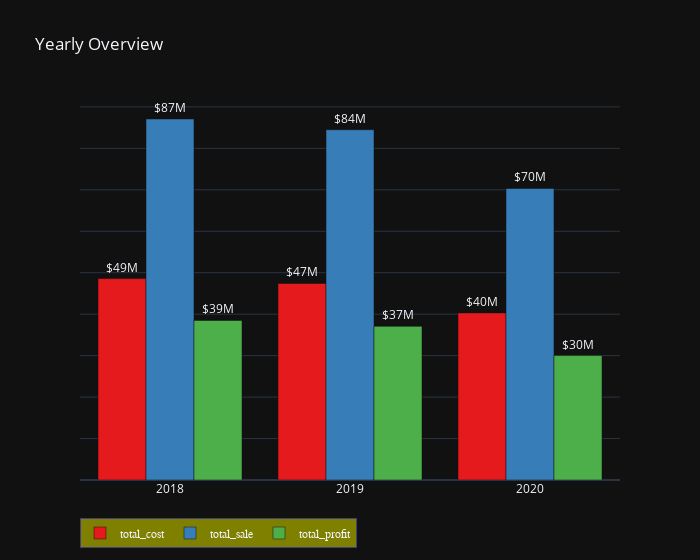

The cell this chart's notebook holds for it:
### Markdown cell above
#### Visualize the result

### Code cell
year_sum.year = year_sum.year.astype('str')

fig = px.bar(year_sum, 'year', ['total_cost', 'total_sale', 'total_profit'], width=700, 
             barmode='group', text_auto='$.2s', labels={'year':'', 'value':''},
             title='Yearly Overview', color_discrete_sequence=px.colors.qualitative.Set1)
fig.update_traces(textposition='outside', cliponaxis=False)
fig.update_yaxes(showticklabels=False)
fig.update_layout(legend = dict(
                        orientation='h',
                        title='',
                        font = dict(
                        family="Courier",
                        size=12,
                        ),
                        bgcolor='olive',
                        bordercolor='blue',
                        borderwidth=.5
                    ))

### Figure 1 — Plotly figure (JSON) as saved in the notebook; plotly's stock layout.template omitted (floating-point values rounded to 4 significant figures)
{"data": [{"alignmentgroup": "True", "cliponaxis": false, "hovertemplate": "variable=total_cost<br>=%{y}<extra></extra>", "legendgroup": "total_cost", "marker": {"color": "rgb(228,26,28)", "pattern": {"shape": ""}}, "name": "total_cost", "offsetgroup": "total_cost", "orientation": "v", "showlegend": true, "textposition": "outside", "texttemplate": "%{y:$.2s}", "type": "bar", "x": ["2018", "2019", "2020"], "xaxis": "x", "y": [48577780, 47422350, 40305100], "yaxis": "y"}, {"alignmentgroup": "True", "cliponaxis": false, "hovertemplate": "variable=total_sale<br>=%{y}<extra></extra>", "legendgroup": "total_sale", "marker": {"color": "rgb(55,126,184)", "pattern": {"shape": ""}}, "name": "total_sale", "offsetgroup": "total_sale", "orientation": "v", "showlegend": true, "textposition": "outside", "texttemplate": "%{y:$.2s}", "type": "bar", "x": ["2018", "2019", "2020"], "xaxis": "x", "y": [87081100, 84486200, 70325350], "yaxis": "y"}, {"alignmentgroup": "True", "cliponaxis": false, "hovertemplate": "variable=total_profit<br>=%{y}<extra></extra>", "legendgroup": "total_profit", "marker": {"color": "rgb(77,175,74)", "pattern": {"shape": ""}}, "name": "total_profit", "offsetgroup": "total_profit", "orientation": "v", "showlegend": true, "textposition": "outside", "texttemplate": "%{y:$.2s}", "type": "bar", "x": ["2018", "2019", "2020"], "xaxis": "x", "y": [38503320, 37063850, 30020250], "yaxis": "y"}], "layout": {"barmode": "group", "legend": {"bgcolor": "olive", "bordercolor": "blue", "borderwidth": 0.5, "font": {"family": "Courier", "size": 12}, "orientation": "h", "title": {"text": ""}, "tracegroupgap": 0}, "title": {"text": "Yearly Overview"}, "width": 700, "xaxis": {"anchor": "y", "domain": [0, 1], "title": {"text": ""}}, "yaxis": {"anchor": "x", "domain": [0, 1], "showticklabels": false, "title": {"text": ""}}}}
